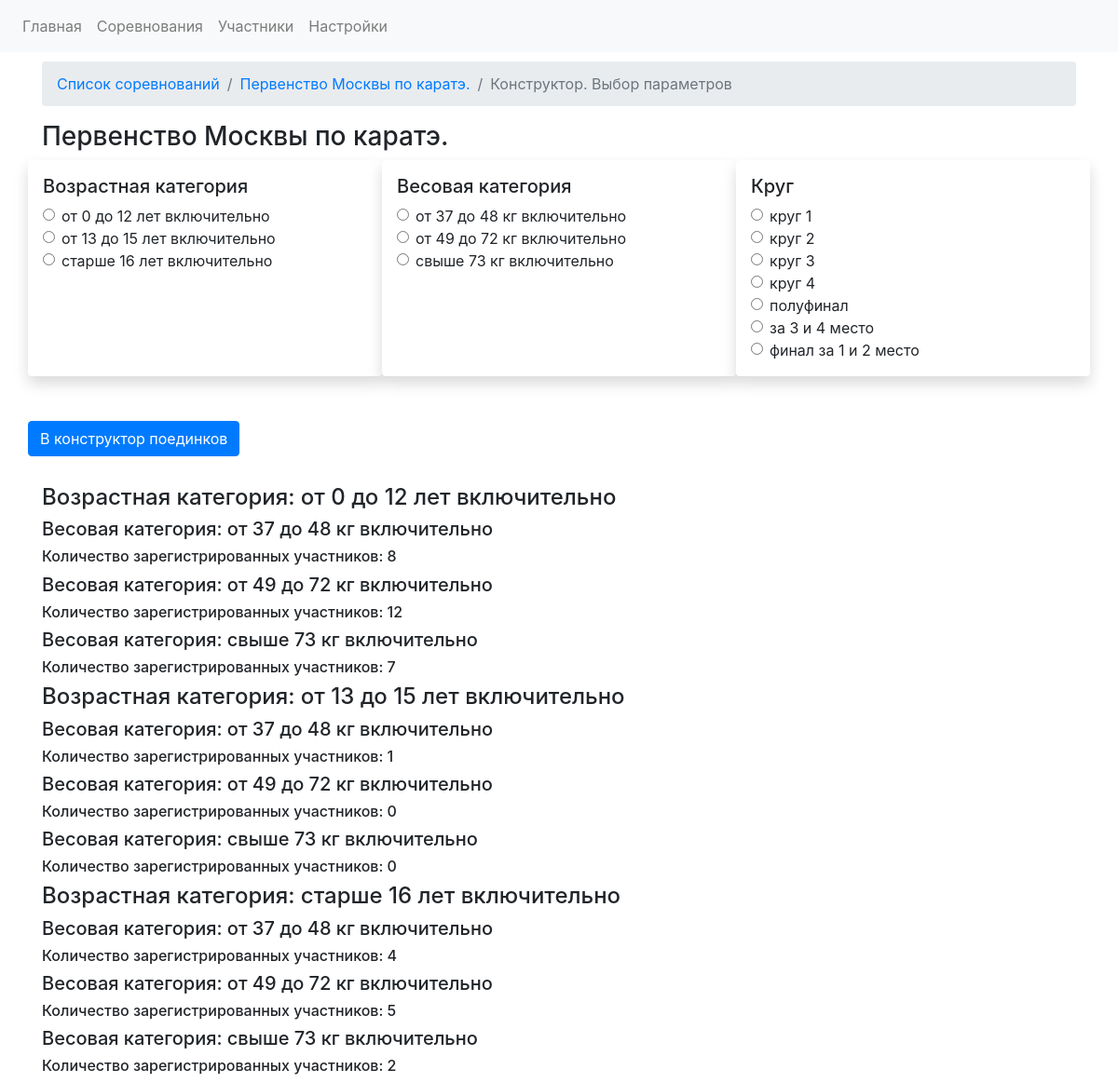
Page /competitions/1/constructor on the committed database.
### app.py (models this page shows)
class CompetitionsDB(db.Model):
    competition_id = db.Column(db.Integer, primary_key=True)
    competition_name = db.Column(db.String)
    competition_date_start = db.Column(db.Date, default=datetime.utcnow)
    competition_date_finish = db.Column(db.Date, default=datetime.utcnow)
    competition_city = db.Column(db.String)
    competition_fights = db.relationship('FightsDB', backref='competition', lazy='dynamic')
    registrations = db.relationship('RegistrationDB', backref='competition')

class AgecategoriesDB(db.Model):
    id = db.Column(db.Integer, primary_key=True)
    sort_index = db.Column(db.Integer)
    age_category_name = db.Column(db.String)
    age_category_start = db.Column(db.Integer)
    age_category_finish = db.Column(db.Integer)
    registrations = db.relationship('RegistrationDB', backref='age_categories')
    fights = db.relationship('FightsDB', backref = 'age_category_backref')

class WeightcategoriesDB(db.Model):
    weight_cat_id = db.Column(db.Integer, primary_key=True)
    sort_index = db.Column(db.Integer)
    weight_category_name = db.Column(db.String)
    weight_category_start = db.Column(db.Integer)
    weight_category_finish = db.Column(db.Integer)
    registrations = db.relationship('RegistrationDB', backref='weight_categories')
    fights = db.relationship('FightsDB', backref = 'weight_category_backref')

class RoundsDB(db.Model):
    id = db.Column(db.Integer, primary_key=True)
    round_name = db.Column(db.String)
    sort_index = db.Column(db.Integer)
    fights = db.relationship('FightsDB', backref = 'roundNo')
    finished_regs = db.relationship('RegistrationDB', backref = 'roundNo')

### app.py (the view, shortened to what this page needs)
@app.route('/competitions/<int:comp_id>/constructor', methods= ['GET', 'POST'])
def fight_constructor(comp_id):
    competition_data = CompetitionsDB.query.get(comp_id)
    weight_categories = WeightcategoriesDB.query.order_by(asc(WeightcategoriesDB.sort_index)).all()
    age_categories = AgecategoriesDB.query.order_by(asc(AgecategoriesDB.sort_index)).all()
    rounds = RoundsDB.query.order_by(asc(RoundsDB.sort_index)).all()
    registrations = RegistrationDB.query.filter_by(competition_id=comp_id).all()
    age_cats_in_reg = [] # список возрастных категорий в регистрациях
    for reg in registrations:
        if reg.age_cat_id not in age_cats_in_reg:
            age_cats_in_reg.append(reg.age_cat_id)
    age_cats_in_reg.sort()
    age_cat_data = {}
    for age_cat in age_categories:
        if age_cat.id in age_cats_in_reg:
            age_cat_names = {}
            age_cat_names["age_cat_id"] = age_cat.id
            age_cat_names["age_cat_name"] = age_cat.age_category_name
            age_cat_data[age_cat.id] = age_cat_names
    weight_cats_in_reg = []  # список возрастных категорий в регистрациях
    for reg in registrations:
        if reg.weight_cat_id not in weight_cats_in_reg:
            weight_cats_in_reg.append(reg.weight_cat_id)
    weight_cats_in_reg.sort()
    weight_cat_data = {}
    for weight_cat in weight_categories:
        if weight_cat.weight_cat_id in weight_cats_in_reg:
            weight_cat_names = {}
            weight_cat_names["weight_cat_id"] = weight_cat.weight_cat_id
            weight_cat_names["weight_cat_name"] = weight_cat.weight_category_name
            weight_cat_data[weight_cat.weight_cat_id] = weight_cat_names
    weight_cat_data_im_age_categories = {} # данные в весовых категориях записываются в возрастные категории
    age_weight_data = {}
    age_data = {}
    for age_cat_id, age_cat in age_cat_data.items():
        age_weight_data = {}
        weight_fighter_data = {}
        for weight_cat_id, weight_cat in weight_cat_data.items():
            fighter_qty_in_weight_category = {}  # количество зарегистрированных бойцов в весовой категории
            regs_in_age_and_weight_cat = RegistrationDB.query.filter_by(age_cat_id=age_cat_id, weight_cat_id = weight_cat_id).count()
            fighter_qty_in_weight_category["weight_cat_id"] = weight_cat_id
            fighter_qty_in_weight_category["weight_cat_name"] = WeightcategoriesDB.query.get(weight_cat_id).weight_category_name
            fighter_qty_in_weight_category["fighters_qty_in_weight_cat"] = regs_in_age_and_weight_cat
            weight_fighter_data[weight_cat_id] = fighter_qty_in_weight_category
        age_weight_data["age_id"] = age_cat_id
        age_weight_data["age_cat_name"] = AgecategoriesDB.query.get(age_cat_id).age_category_name
        age_weight_data["age_weight_data"] = weight_fighter_data
        age_data[age_cat_id] = age_weight_data
    print("weight_cat_data before render constr step 1 ", weight_cat_data)
    return render_template('fightconstructor.html', age_data = age_data, competition_data=competition_data, age_cat_data = age_cat_data, rounds = rounds, weight_cat_data = weight_cat_data)

### templates/fightconstructor.html (shortened to what this page needs)
{% extends "base.html" %}
{% block head %}
<link rel="stylesheet" href="https://stackpath.bootstrapcdn.com/bootstrap/4.5.0/css/bootstrap.min.css">
<link rel="stylesheet" type="text/css" href="https://cdn.datatables.net/1.10.24/css/dataTables.bootstrap4.min.css">
{% endblock %}
{% block content %}
    <div class="container" style="margin-top: 10px">
        <div class="row">
            <div class="col-lg-12">
                <nav aria-label="breadcrumb">
                      <ol class="breadcrumb">
                        <li class="breadcrumb-item"><a href="{{url_for('competitions')}}">Список соревнований</a></li>
                        <li class="breadcrumb-item"><a href="{{url_for('competition_view', competition_id = competition_data.competition_id)}}">{{ competition_data.competition_name }}</a></li>
                        <li class="breadcrumb-item active" aria-current="page">Конструктор. Выбор параметров</li>
                      </ol>
                </nav>
                <h3>{{ competition_data.competition_name }}</h3>
        <form method="POST" action="{{ url_for('fight_constructor', comp_id = competition_data.competition_id)}}">
                <div class="row">
            <div class="col-lg-4 shadow p-3 mb-5 bg-white rounded">
                <h5>Возрастная категория</h5>
                {% for age_cat_id, age_cat in age_cat_data.items() %}
                    <div class="form-check">
                      <input class="form-check-input" type="radio" value={{ age_cat_id }} name="age_cat_radio" id="flexRadioDefault1">
                      <label class="form-check-label" for="flexRadioDefault1">
                          {{ age_cat["age_cat_name"]}}
                      </label>
                    </div>
                {% endfor %}
            </div>
            <div class="col-lg-4 shadow p-3 mb-5 bg-white rounded">
                <h5>Весовая категория</h5>
                    {% for w_cat_id, w_cat in weight_cat_data.items() %}
                    <div class="form-check">
                      <input class="form-check-input" type="radio" value={{ w_cat_id }} name="weight_cats_radio" id="Radioweightcat">
                      <label class="form-check-label" for="Radioweightcat">
                          {{ w_cat["weight_cat_name"] }}
                      </label>
                    </div>
                    {% endfor %}
            </div>
            <div class="col-lg-4 shadow p-3 mb-5 bg-white rounded">
                <h5>Круг</h5>
                {% for round in rounds %}
                    <div class="form-check">
                      <input class="form-check-input" type="radio" value={{ round.id }} name="round_radio" id="flexRadioDefault1">
                      <label class="form-check-label" for="flexRadioDefault1">
                          {{ round.round_name}}
                      </label>
                    </div>
                {% endfor %}
            </div>
            <button type="submit" class="btn btn-primary">В конструктор поединков</button>
        </div>
        </form>
    </div>
</div>
    <div class="row" style="margin-top: 30px;">
        <div class="col">
            {% for age_cat_id, age_weight_data_dict in age_data.items() %}
                <h4>Возрастная категория: {{ age_weight_data_dict["age_cat_name"] }}</h4>
                {% for weight_cat_id, weight_cat_data_dict in age_weight_data_dict["age_weight_data"].items() %}
                    <h5>Весовая категория: {{ weight_cat_data_dict["weight_cat_name"] }}</h5>
                    <h6>Количество зарегистрированных участников: {{ weight_cat_data_dict["fighters_qty_in_weight_cat"] }}</h6>
                {% endfor %}
            {% endfor %}
        </div>
    </div>
</div>
{% endblock %}

### rows in the picture
CompetitionsDB: competition_name "Первенство Москвы по каратэ."
AgecategoriesDB: age_cat_name "от 0 до 12 лет включительно", age_cat_name "от 0 до 12 лет включительно"
AgecategoriesDB: age_cat_name "от 13 до 15 лет включительно", age_cat_name "от 13 до 15 лет включительно"
AgecategoriesDB: age_cat_name "старше 16 лет включительно", age_cat_name "старше 16 лет включительно"
WeightcategoriesDB: weight_cat_name "от 37 до 48 кг включительно", weight_cat_name "от 37 до 48 кг включительно" "от 37 до 48 кг включительно" "от 37 до 48 кг включительно"
WeightcategoriesDB: weight_cat_name "от 49 до 72 кг включительно", weight_cat_name "от 49 до 72 кг включительно" "от 49 до 72 кг включительно" "от 49 до 72 кг включительно"
WeightcategoriesDB: weight_cat_name "свыше 73 кг включительно", weight_cat_name "свыше 73 кг включительно" "свыше 73 кг включительно" "свыше 73 кг включительно"
RoundsDB: round_name "круг 1"
RoundsDB: round_name "круг 2"
RoundsDB: round_name "круг 3"
RoundsDB: round_name "круг 4"
RoundsDB: round_name "полуфинал"
RoundsDB: round_name "за 3 и 4 место"
RoundsDB: round_name "финал за 1 и 2 место"

### other values in the picture
{{ weight_cat_data_dict["fighters_qty_in_weight_cat"] }} "8" "12" "7" "1" "0" "0" "4" "5" "2"
